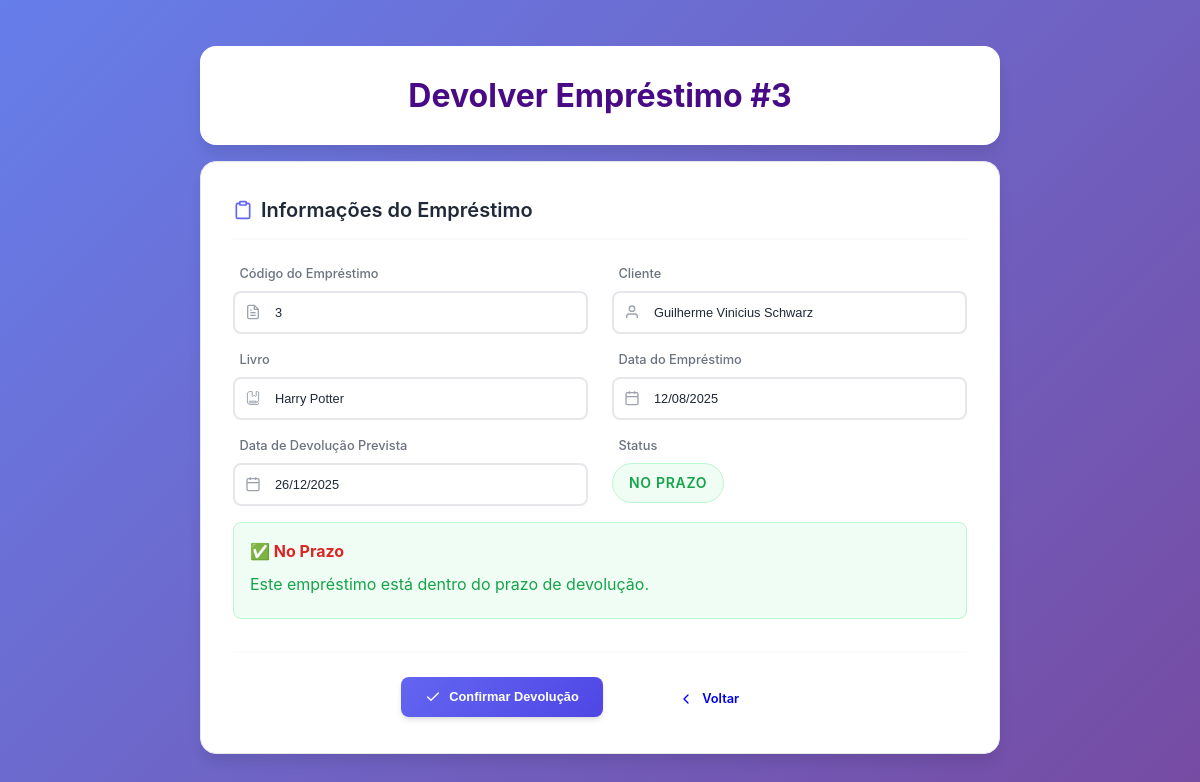
The page /subtelas/devolver_emprestimo.php?id=3 on the database as committed earlier.
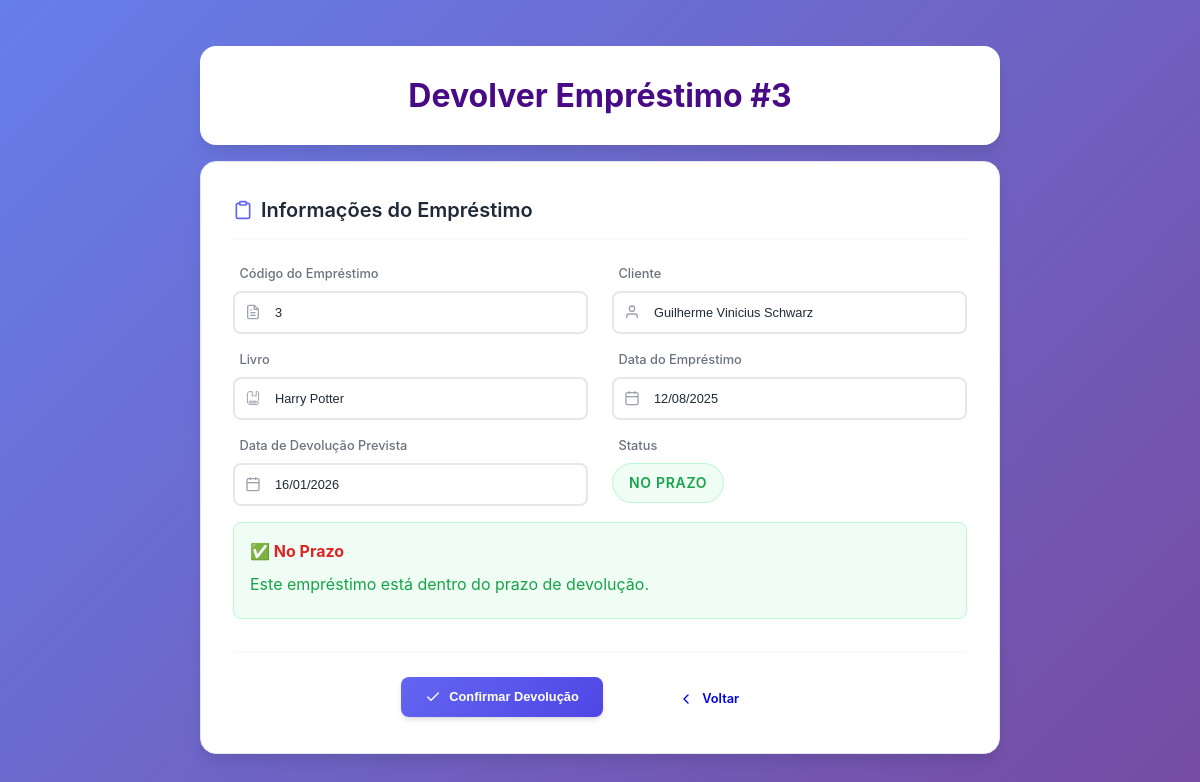
The same page on the database as committed later.
### tables this page shows
CREATE TABLE `emprestimo` (
  `Cod_Emprestimo` int(11) NOT NULL,
  `Cod_Cliente` int(11) NOT NULL,
  `Cod_Livro` int(11) NOT NULL,
  `Data_Emprestimo` date NOT NULL,
  `Data_Devolucao` date NOT NULL,
  `Status_Emprestimo` enum('Pendente','Devolvido') DEFAULT 'Pendente'
);

CREATE TABLE `cliente` (
  `Cod_Cliente` int(11) NOT NULL,
  `Cod_Perfil` int(11) DEFAULT NULL,
  `Nome` varchar(50) NOT NULL,
  `CPF` varchar(15) NOT NULL,
  `Email` varchar(255) NOT NULL,
  `Sexo` varchar(10) NOT NULL,
  `Nome_Responsavel` varchar(50) DEFAULT NULL,
  `Telefone` varchar(20) NOT NULL,
  `Data_Nascimento` date NOT NULL,
  `CEP` varchar(20) NOT NULL,
  `UF` char(2) NOT NULL,
  `Cidade` varchar(30) NOT NULL,
  `Bairro` varchar(30) NOT NULL,
  `Rua` varchar(40) NOT NULL,
  `Num_Residencia` int(11) NOT NULL,
  `Foto` longblob NOT NULL
);

CREATE TABLE `livro` (
  `Cod_Livro` int(11) NOT NULL,
  `Cod_Autor` int(11) DEFAULT NULL,
  `Cod_Editora` int(11) DEFAULT NULL,
  `Cod_Doador` int(11) DEFAULT NULL,
  `Cod_Genero` int(11) DEFAULT NULL,
  `Titulo` varchar(50) NOT NULL,
  `Data_Lancamento` varchar(12) DEFAULT NULL,
  `Data_Registro` varchar(12) DEFAULT NULL,
  `Quantidade` int(11) NOT NULL,
  `Num_Prateleira` char(2) DEFAULT NULL,
  `Foto` longblob NOT NULL
);

### subtelas/devolver_emprestimo.php (the view, shortened to what the changed rows need)
<?php
require_once '../conexao.php';
$id = intval($_GET['id']);
$sql = "SELECT
          e.Cod_Emprestimo,
          e.Data_Emprestimo,
          e.Data_Devolucao,
          c.Nome as Nome_Cliente,
          c.CPF as CPF_Cliente,
          l.Titulo as Nome_Livro,
          l.Cod_Livro,
          l.Quantidade
        FROM emprestimo e
        INNER JOIN cliente c ON e.Cod_Cliente = c.Cod_Cliente
        INNER JOIN livro l ON e.Cod_Livro = l.Cod_Livro
        WHERE e.Cod_Emprestimo = :id";
try {
    $stmt = $pdo->prepare($sql);
    $stmt->bindParam(':id', $id, PDO::PARAM_INT);
    $stmt->execute();
    $emprestimo = $stmt->fetch(PDO::FETCH_ASSOC);
} catch (PDOException $e) {
    die("Erro na consulta: " . $e->getMessage());
}
$hoje = date('Y-m-d');
$data_devolucao = $emprestimo['Data_Devolucao'];
$status = '';
if ($data_devolucao < $hoje) {
    $dias_atraso = (strtotime($hoje) - strtotime($data_devolucao)) / (60 * 60 * 24);
    $multa_calculada = $dias_atraso * 2.00;
    $status = 'ATRASADO';
} elseif ($data_devolucao == $hoje) {
    $status = 'VENCE HOJE';
} else {
    $status = 'NO PRAZO';
}
?>
<!DOCTYPE html>
<html lang="pt-BR">
<head>
    <link rel="stylesheet" href="../css/style.css">
    <link rel="stylesheet" href="subtelas_css/cadastros.css">
</head>
<body>
    <div class="main-container">
        <div class="header">
            <h1>Devolver Empréstimo #<?php echo $emprestimo['Cod_Emprestimo']; ?></h1>
        </div>
        <div class="formulario">
            <div class="form-section">
                <div class="form-row">
                    <div class="input-group">
                        <div class="input-wrapper">
                            <input type="text" value="<?php echo $emprestimo['Cod_Emprestimo']; ?>" readonly>
                        </div>
                    </div>
                    <div class="input-group">
                        <div class="input-wrapper">
                            <input type="text" value="<?php echo $emprestimo['Nome_Cliente']; ?>" readonly>
                            <svg class="input-icon" width="16" height="16" viewBox="0 0 24 24" fill="none" stroke="currentColor" stroke-width="2">
                                <path d="M20 21v-2a4 4 0 0 0-4-4H8a4 4 0 0 0-4 4v2"></path>
                                <circle cx="12" cy="7" r="4"></circle>
                            </svg>
                        </div>
                    </div>
                </div>
                <div class="form-row">
                    <div class="input-group">
                        <div class="input-wrapper">
                            <input type="text" value="<?php echo $emprestimo['Nome_Livro']; ?>" readonly>
                        </div>
                    </div>
                    <div class="input-group">
                        <div class="input-wrapper">
                            <input type="text" value="<?php echo date('d/m/Y', strtotime($emprestimo['Data_Emprestimo'])); ?>" readonly>
                            <svg class="input-icon" width="16" height="16" viewBox="0 0 24 24" fill="none" stroke="currentColor" stroke-width="2">
                                <rect x="3" y="4" width="18" height="18" rx="2" ry="2"></rect>
                                <line x1="16" y1="2" x2="16" y2="6"></line>
                                <line x1="8" y1="2" x2="8" y2="6"></line>
                                <line x1="3" y1="10" x2="21" y2="10"></line>
                            </svg>
                        </div>
                    </div>
                </div>
                <div class="form-row">
                    <div class="input-group">
                        <div class="input-wrapper">
                            <input type="text" value="<?php echo date('d/m/Y', strtotime($emprestimo['Data_Devolucao'])); ?>" readonly>
                            <svg class="input-icon" width="16" height="16" viewBox="0 0 24 24" fill="none" stroke="currentColor" stroke-width="2">
                                <rect x="3" y="4" width="18" height="18" rx="2" ry="2"></rect>
                                <line x1="16" y1="2" x2="16" y2="6"></line>
                                <line x1="8" y1="2" x2="8" y2="6"></line>
                                <line x1="3" y1="10" x2="21" y2="10"></line>
                            </svg>
                        </div>
                    </div>
                    <div class="input-group">
                        <div class="input-wrapper">
                            <span class="status-badge <?php echo $status === 'ATRASADO' ? 'status-atrasado' : ($status === 'VENCE HOJE' ? 'status-vencendo' : 'status-ok'); ?>">
                                <?php echo $status; ?>
                            </span>
                        </div>
                    </div>
                </div>
            </div>
        </div>
    </div>
</body>
</html>

Rows that differ between the two databases and show on the page:
changed emprestimo "NO PRAZO": Data_Devolucao "26/12/2025" → "16/01/2026"
